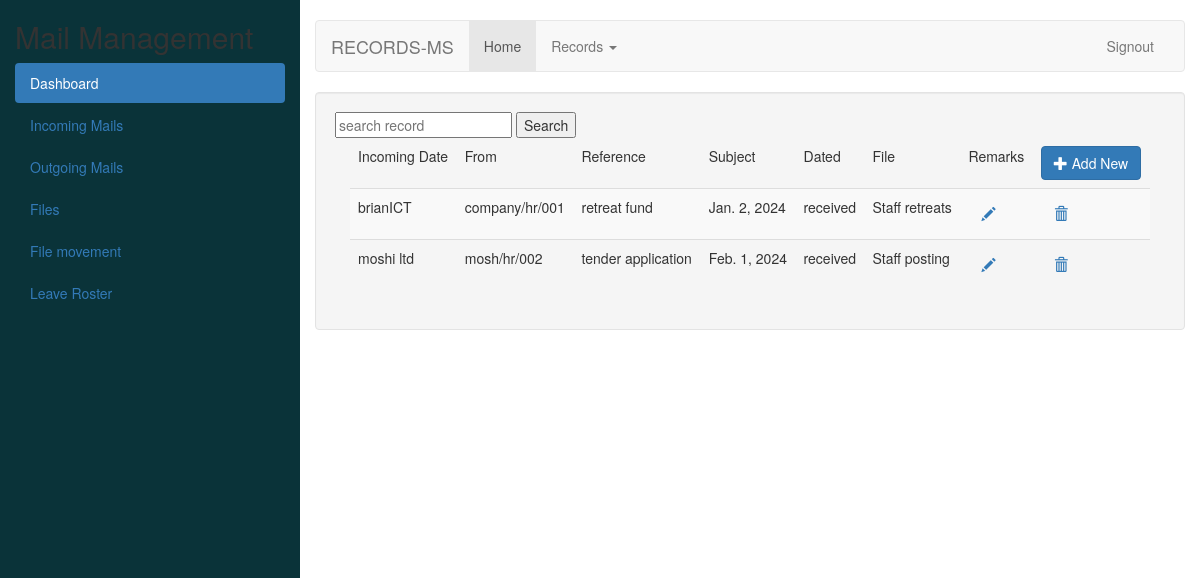
Screenshot of /incominglist/ with the database file from the repository.
### recApp/models.py (models this page shows)
class TrackingModel(models.Model):
    created_at = models.DateTimeField(_("created at"), auto_now_add=True)
    updated_at = models.DateTimeField(_("updated at"), auto_now=True)
    class Meta:
        abstract = True

class BaseMailRecord(models.Model):
    sender = models.CharField(_("name of the sender"), max_length=156)
    ref_number = models.CharField(_("reference number"), max_length=156)
    description = models.TextField(_("description"), null=True, blank=True)
    class Meta:
        abstract = True

class IncomingMail(TrackingModel, BaseMailRecord):
    address_date = models.DateField(_("address date"), blank=True, null=True)
    remarks = models.TextField(_("remarks"), blank=True, null=True)
    file = models.ForeignKey(BaseAttachments, on_delete = models.CASCADE, to_field ='name')
    class Meta:
        verbose_name_plural = "Incoming Mails"
        ordering = ["-id"]

class BaseAttachments(models.Model):
    name = models.CharField(_("attachment name"), max_length=156, unique=True )
    category = models.CharField(_("attachment category"), max_length=156)
    ref_number = models.CharField(_("reference number"), max_length=156)
    def __str__(self):
        return self.name

### recApp/views.py (the view)
# urls.py: path('incominglist/', views.records_list, name="view_mails"),
def records_list(request):
    if 'q' in request.GET:
        q= request.GET['q']
        multiple_q = Q(Q(sender__icontains = q) | Q(subject__icontains = q))
        records = IncomingMail.objects.filter(multiple_q)
    else:
        records = IncomingMail.objects.all()
    context = {'records': records}
    return render(request, 'records/mailslist.html', context)

### recApp/templates/records/mailslist.html (shortened to what this page needs)
{% extends 'records/base.html' %}
{% block content %}
<form method="get" action="" autocomplete="off">
    <input type="text", name="q", placeholder="search record">
    <button type="submit">Search</button>
</form>
<div class="container-fluid">
<table class="table table-striped">
    <thead class="border-bottom font-weight-bold">
        <tr>
            <td>Incoming Date</td>
            <td>From</td>
            <td>Reference</td>
            <td>Subject</td>
            <td>Dated</td>
            <td>File</td>
            <td>Remarks</td>
            <td>
                <a href="{% url 'insert' %}" >
                    <button type="button" class="btn btn-primary"><i class="glyphicon glyphicon-plus" aria-hidden="true"></i> Add New</button>
                </a>
            </td>
        </tr>
    </thead>
    <tbody>
        {% for record in records %}
            <tr>
                <td>{{record.sender}}</td>
                <td>{{record.ref_number}}</td>
                <td>{{record.description}}</td>
                <td>{{record.address_date}}</td>
                <td>{{record.remarks}}</td>
                <td>{{record.file}}</td>
                <td>
                    <a href="{% url 'update' record.id %}" class="btn text-secondary px-0">
                        <i class="glyphicon glyphicon-pencil" aria-hidden="true"></i>
                    </a>
                </td>
                <td>
                    <a href="{% url 'delete' record.id %}" class="btn text-secondary px-0">
                        <i class="glyphicon glyphicon-trash" aria-hidden="true"></i>
                    </a>
                </td>
            </tr>
        {% endfor %}
    </tbody>
</table>
</div>
{% endblock content %}

### rows the page displays
IncomingMail: sender "brianICT", ref_number "company/hr/001", description "retreat fund", address_date "Jan. 2, 2024", remarks "received", file "Staff retreats"
IncomingMail: sender "moshi ltd", ref_number "mosh/hr/002", description "tender application", address_date "Feb. 1, 2024", remarks "received", file "Staff posting"
